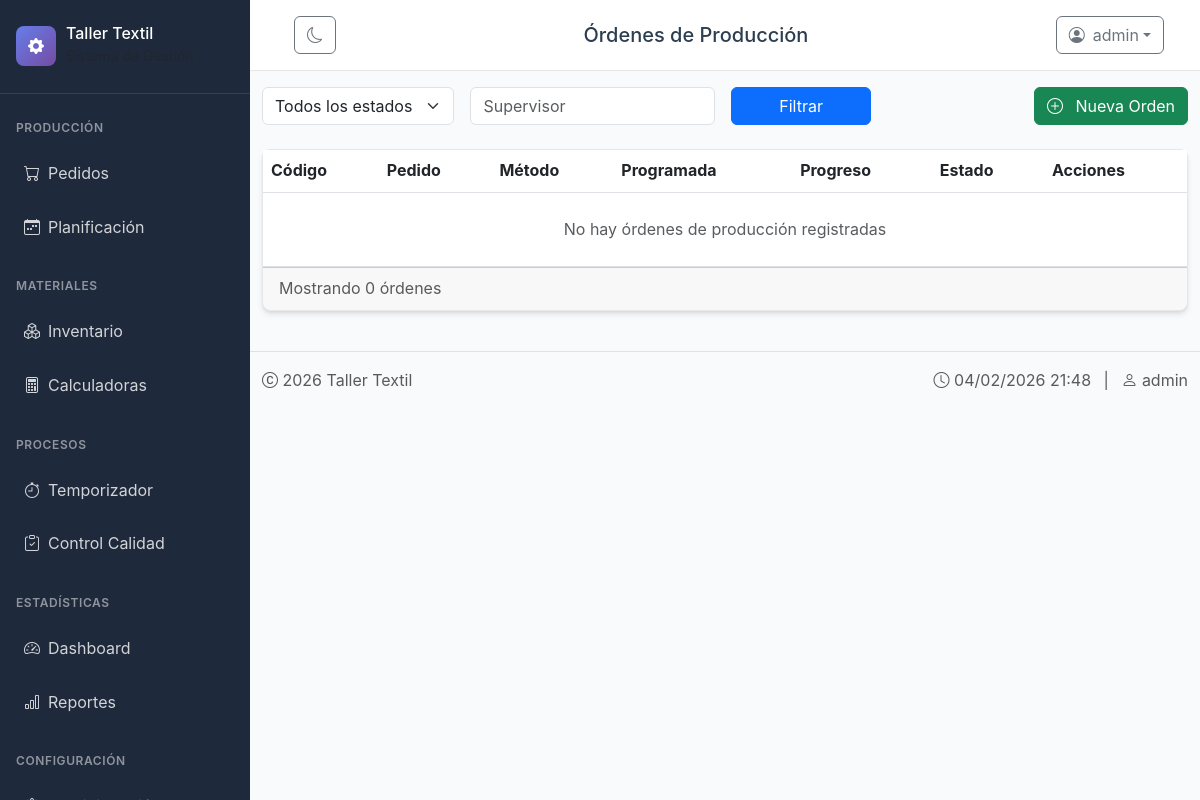
Before: /ordenes-produccion/ (signed in) with the older database file.
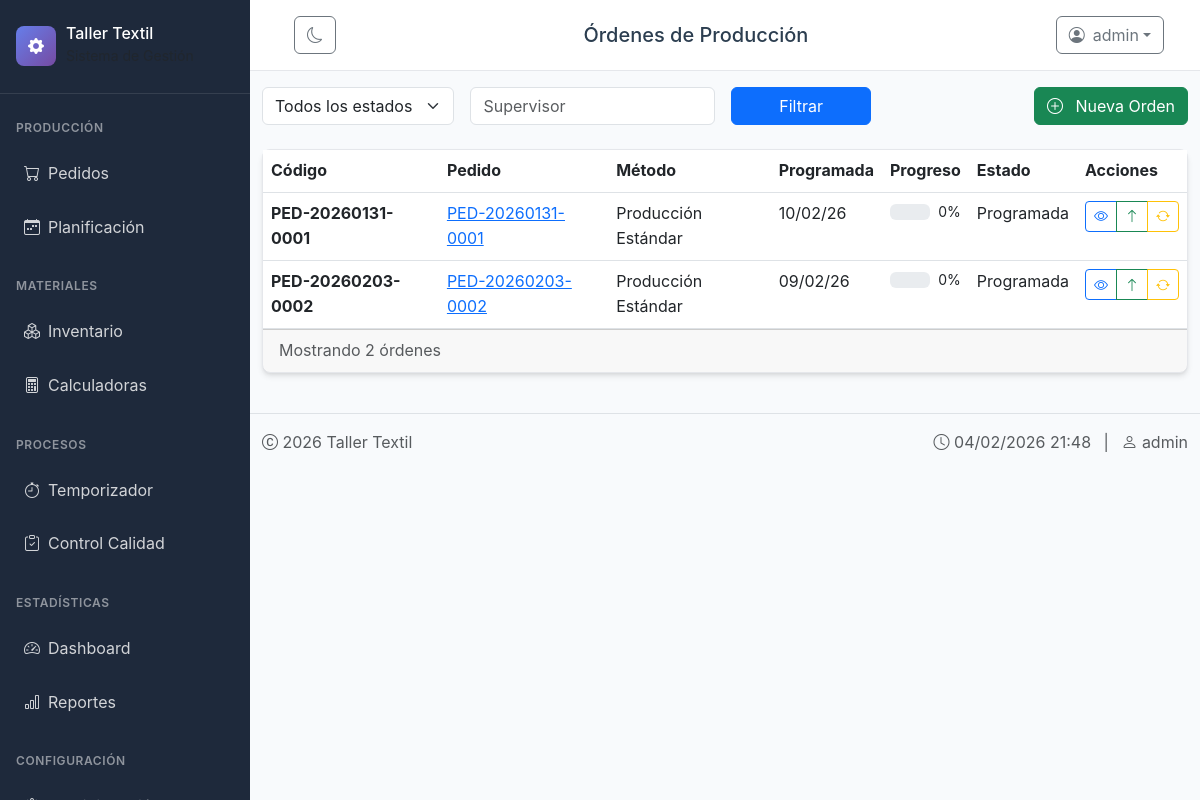
After: the same page with the newer database file.
### produccion/models.py (models this page shows, shortened)
class OrdenProduccion(models.Model):
    ESTADO_CHOICES = [
        ('programada', ' Programada'),
        ('en_proceso', ' En Proceso'),
        ('pausada', ' Pausada'),
        ('completada', ' Completada'),
        ('cancelada', ' Cancelada'),
    ]
    codigo = models.CharField(max_length=50, blank=True)
    pedido = models.ForeignKey(Pedido, on_delete=models.CASCADE, related_name='ordenes_produccion')
    metodo = models.ForeignKey(MetodoProduccion, on_delete=models.PROTECT)
    fecha_programada = models.DateField(default=fecha_programada_default)
    fecha_inicio = models.DateTimeField(null=True, blank=True)
    fecha_fin = models.DateTimeField(null=True, blank=True)
    fecha_creacion = models.DateTimeField(auto_now_add=True)
    estado = models.CharField(max_length=20, choices=ESTADO_CHOICES, default='programada')
    progreso = models.PositiveIntegerField(default=0, help_text="Progreso en porcentaje (0-100)")
    supervisor = models.ForeignKey(User, on_delete=models.SET_NULL, null=True, related_name='ordenes_supervisadas')
    equipo = models.ManyToManyField(User, related_name='ordenes_asignadas', blank=True)
    cantidad_a_producir = models.PositiveIntegerField()
    cantidad_producida = models.PositiveIntegerField(default=0)
    observaciones = models.TextField(blank=True)
    incidencias = models.TextField(blank=True)
    codigo_lote = models.CharField(max_length=20, unique=True, blank=True, editable=False)
    estado_trazabilidad = models.ForeignKey(
        EstadoTrazabilidad,
        on_delete=models.SET_NULL,
        null=True,
        blank=True,
        related_name='ordenes'
    )
    cantidad_rechazada = models.PositiveIntegerField(default=0)
    cantidad_aprobada = models.PositiveIntegerField(default=0)
    ubicacion_actual = models.CharField(max_length=100, blank=True)
    requiere_control_calidad = models.BooleanField(default=True)
    resultado_control_calidad = models.CharField(
        max_length=20,
        choices=[
            ('pendiente', '⏳ Pendiente'),
            ('aprobado', '✅ Aprobado'),
            ('rechazado', '❌ Rechazado'),
            ('reparacion', '🔧 Requiere Reparación'),
            ('parcial', '⚠️ Parcial'),
        ],
        default='pendiente'
    )
    fecha_inicio_produccion = models.DateTimeField(null=True, blank=True)
    fecha_fin_produccion = models.DateTimeField(null=True, blank=True)
    fecha_control_calidad = models.DateTimeField(null=True, blank=True)
    fecha_almacenamiento = models.DateTimeField(null=True, blank=True)
    fecha_despacho = models.DateTimeField(null=True, blank=True)
    revisado_por = models.ForeignKey(
        User,
        on_delete=models.SET_NULL,
        null=True,
        blank=True,
        related_name='lotes_revisados'
    )
    fecha_revision = models.DateTimeField(null=True, blank=True)
    etiquetas = models.JSONField(default=list, blank=True)
    activo = models.BooleanField(default=True)
    class Meta:
        ordering = ['-fecha_creacion']
        verbose_name = 'Orden de Producción'
        verbose_name_plural = 'Órdenes de Producción'

class Pedido(models.Model):
    ESTADO_CHOICES = [
        ('pendiente', ' Pendiente'),
        ('en_proceso', ' En Proceso'),
        ('completado', ' Completado'),
        ('cancelado', ' Cancelado'),
    ]
    PRIORIDAD_CHOICES = [
        (1, ' Baja'),
        (2, ' Media'),
        (3, ' Alta'),
        (4, ' Urgente'),
    ]
    codigo = models.CharField(max_length=50, unique=True, default=generar_codigo_pedido)
    cliente = models.CharField(max_length=100)
    contacto = models.CharField(max_length=100, blank=True)
    telefono = models.CharField(max_length=20, blank=True)
    email = models.EmailField(blank=True)
    producto = models.ForeignKey(Producto, on_delete=models.PROTECT)
    cantidad = models.PositiveIntegerField()
    fecha_pedido = models.DateField(auto_now_add=True)
    fecha_entrega = models.DateField(default=fecha_entrega_default)
    estado = models.CharField(max_length=20, choices=ESTADO_CHOICES, default='pendiente')
    prioridad = models.IntegerField(choices=PRIORIDAD_CHOICES, default=1)
    especificaciones = models.TextField(blank=True)
    observaciones = models.TextField(blank=True)
    archivo_diseno = models.FileField(upload_to='disenos/', blank=True, null=True)
    creado_por = models.ForeignKey(User, on_delete=models.SET_NULL, null=True, related_name='pedidos_creados')
    fecha_creacion = models.DateTimeField(auto_now_add=True)
    fecha_modificacion = models.DateTimeField(auto_now=True)
    class Meta:
        ordering = ['-fecha_creacion']
        verbose_name = 'Pedido'
        verbose_name_plural = 'Pedidos'

class MetodoProduccion(models.Model):
    TIPO_CHOICES = [
        ('estandar', ' Estándar'),
        ('personalizado', ' Personalizado'),
        ('rapido', ' Rápido'),
        ('premium', ' Premium'),
    ]
    nombre = models.CharField(max_length=100)
    codigo = models.CharField(max_length=50, unique=True)
    tipo = models.CharField(max_length=20, choices=TIPO_CHOICES, default='estandar')
    descripcion = models.TextField(blank=True)
    tiempo_preparacion = models.PositiveIntegerField(default=30, help_text="Tiempo en minutos")
    tiempo_confeccion = models.PositiveIntegerField(default=60, help_text="Tiempo en minutos por unidad")
    tiempo_acabado = models.PositiveIntegerField(default=15, help_text="Tiempo en minutos")
    costo_mano_obra = models.DecimalField(max_digits=10, decimal_places=2, default=0)
    costo_maquinaria = models.DecimalField(max_digits=10, decimal_places=2, default=0)
    costo_adicional = models.DecimalField(max_digits=10, decimal_places=2, default=0)
    instrucciones = models.TextField(blank=True)
    imagen_referencia = models.ImageField(upload_to='metodos/', blank=True, null=True)
    activo = models.BooleanField(default=True)
    class Meta:
        verbose_name = 'Método de Producción'
        verbose_name_plural = 'Métodos de Producción'

### produccion/views.py (the view)
# urls.py: path('ordenes-produccion/', OrdenProduccionListView.as_view(), name='ordenproduccion_list'),
class OrdenProduccionListView(LoginRequiredMixin, ListView):
    model = OrdenProduccion
    template_name = 'produccion/ordenproduccion_list.html'
    context_object_name = 'ordenes'
    paginate_by = 20
    def get_queryset(self):
        queryset = OrdenProduccion.objects.all().select_related('pedido', 'metodo', 'supervisor')
        estado = self.request.GET.get('estado')
        supervisor = self.request.GET.get('supervisor')
        fecha_desde = self.request.GET.get('fecha_desde')
        fecha_hasta = self.request.GET.get('fecha_hasta')
        if estado:
            queryset = queryset.filter(estado=estado)
        if supervisor:
            queryset = queryset.filter(supervisor__username__icontains=supervisor)
        if fecha_desde:
            queryset = queryset.filter(fecha_programada__gte=fecha_desde)
        if fecha_hasta:
            queryset = queryset.filter(fecha_programada__lte=fecha_hasta)
        return queryset
    def get_context_data(self, **kwargs):
        context = super().get_context_data(**kwargs)
        context['estados'] = OrdenProduccion.ESTADO_CHOICES
        context['supervisores'] = User.objects.filter(groups__name='Supervisores')
        return context

### usuarios/context_processors.py (called while the page is built)
def empresa_context(request):
    context = {}
    if request.user.is_authenticated:
        try:
            profile = Profile.objects.get(user=request.user)
            if profile.company and profile.company.strip():
                context['empresa_nombre'] = profile.company
            else:
                context['empresa_nombre'] = "Taller Textil"  # Nombre por defecto
        except Profile.DoesNotExist:
            context['empresa_nombre'] = "Taller Textil"  # Nombre por defecto
    else:
        context['empresa_nombre'] = "Taller Textil"  # Nombre por defecto para usuarios no autenticados
    return context

### templates/produccion/ordenproduccion_list.html (shortened to what the changed rows need)
{% extends 'base.html' %}
{% block content %}
<div class="card">
    <div class="card-body p-0">
        <div class="table-responsive">
            <table class="table table-hover mb-0">
                <thead>
                    <tr>
                        <th>Código</th>
                        <th>Pedido</th>
                        <th>Método</th>
                        <th>Programada</th>
                        <th>Progreso</th>
                        <th>Estado</th>
                        <th>Acciones</th>
                    </tr>
                </thead>
                <tbody>
                    {% for orden in ordenes %}
                    <tr>
                        <td>
                            <span class="fw-bold">{{ orden.codigo }}</span>
                        </td>
                        <td>
                            {% if orden.pedido %}
                                <a href="{% url 'pedido_detail' pk=orden.pedido.pk %}">{{ orden.pedido.codigo }}</a>
                            {% else %}
                                <span class="text-muted">N/A</span>
                            {% endif %}
                        </td>
                        <td>{{ orden.metodo.nombre|truncatechars:20 }}</td>
                        <td>{{ orden.fecha_programada|date:"d/m/y" }}</td>
                        <td>
                            <div class="d-flex align-items-center">
                                <div class="progress progress-bar-custom flex-grow-1 me-2">
                                </div>
                                <span class="small">{{ orden.progreso }}%</span>
                            </div>
                        </td>
                        <td>
                            <span class="status-badge status-{{ orden.estado }}">
                                {{ orden.get_estado_display }}
                            </span>
                        </td>
                        <td>
                            <div class="btn-group" role="group">
                                <a href="{% url 'ordenproduccion_detail' pk=orden.pk %}" class="btn btn-sm btn-outline-primary">
                                    <i class="bi bi-eye"></i>
                                </a>
                                <a href="{% url 'actualizar_avance' pk=orden.pk %}" class="btn btn-sm btn-outline-success">
                                    <i class="bi bi-arrow-up"></i>
                                </a>
                                <a href="{% url 'cambiar_estado_orden' pk=orden.pk %}" class="btn btn-sm btn-outline-warning">
                                    <i class="bi bi-arrow-repeat"></i>
                                </a>
                            </div>
                        </td>
                    </tr>
                    {% empty %}
                    <tr>
                        <td colspan="7" class="text-center py-4 text-muted">
                            No hay órdenes de producción registradas
                        </td>
                    </tr>
                    {% endfor %}
                </tbody>
            </table>
        </div>
    </div>
    <div class="card-footer">
        <div class="d-flex justify-content-between align-items-center">
            <div>
                <span class="text-muted">Mostrando {{ ordenes|length }} órdenes</span>
            </div>
        </div>
    </div>
</div>
{% endblock %}

Changed rows visible on the page:
added OrdenProduccion: codigo "PED-20260131-0001", pedido.codigo "PED-20260131-0001", metodo.nombre "Producción Estándar", fecha_programada "10/02/26", progreso "0", estado "Programada"
added OrdenProduccion: codigo "PED-20260203-0002", pedido.codigo "PED-20260203-0002", metodo.nombre "Producción Estándar", fecha_programada "09/02/26", progreso "0", estado "Programada"
Other visible differences:
{{ ordenes|length }}: "0" → "2"
text no longer shown: "No hay órdenes de producción registradas"
